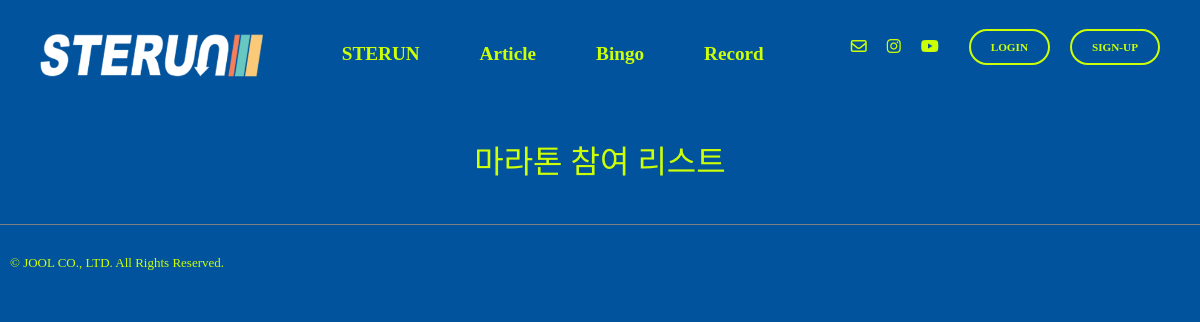
/marathon/, run on an earlier commit of the app's database.
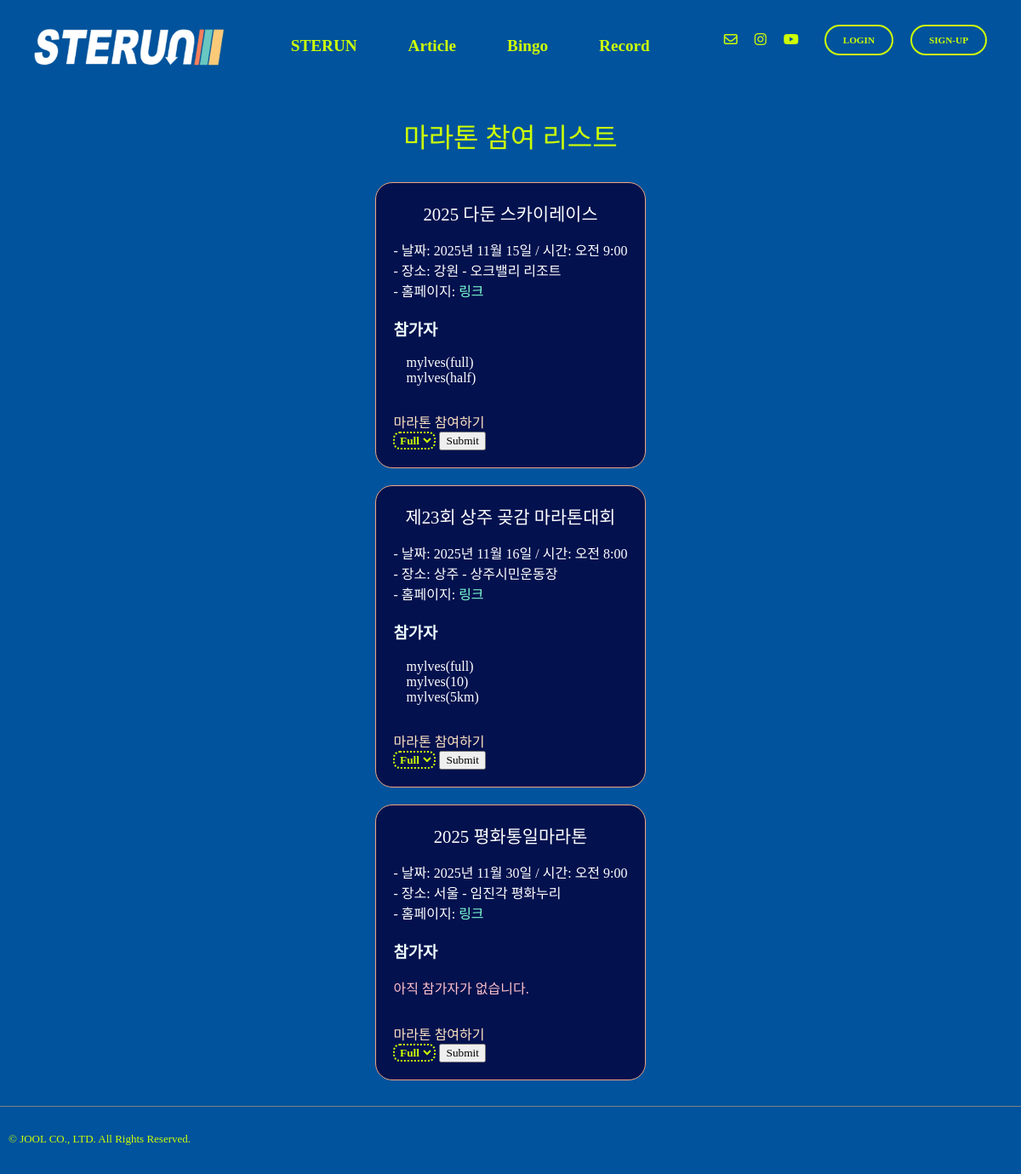
And on a later commit of the database.
### marathon/models.py (models this page shows, shortened)
class MarathonEvent(models.Model):
    marathon_id = models.AutoField(primary_key=True)
    title = models.CharField(max_length=100, blank=False, null=False)
    date = models.DateField()
    time = models.TimeField()
    location_city = models.CharField(max_length=50)
    location_cource = models.CharField(max_length=50)
    url = models.URLField()

class MarathonReg(models.Model):
    regis_id = models.AutoField(primary_key=True)
    marathon = models.ForeignKey(MarathonEvent, on_delete=models.CASCADE)
    distance = models.CharField(max_length=10, blank=False, null=False)
    user = models.ForeignKey(settings.AUTH_USER_MODEL, on_delete=models.CASCADE)

### marathon/views.py (the view)
# urls.py: path("", views.marathon_list, name="marathon_list"),
def marathon_list(request):
    events = MarathonEvent.objects.prefetch_related(
        'marathonreg_set__user'   # 역참조 + user까지 미리 가져오기
    )
    context = {
        'events': events,
    }
    return render(request, 'marathon.html', context)

### templates/marathon.html (shortened to what this page needs)
{% extends "base.html" %}
{% load static %}
{% block content %}
  <div class="article-top-space"></div>
  <div class="marathon-page">
    <div class="marathon-list">
      <div>
        <p class="page-title">마라톤 참여 리스트</p>
      </div>
      {% for event in events %}
        <div class="card-1">
          <div class="marathon-title">{{ event.title }}</div>
          <p class="marathon-desc">
            - 날짜:
            {{ event.date }}
            / 시간:
            {{ event.time }}<br>
            - 장소:
            {{ event.location_city }}
            -
            {{ event.location_cource }}<br>
            - 홈페이지:
            <a href="{{ event.url }}" target="_blank" style="color:aquamarine;">
              링크</a>
          </p>
          <h3 style="color:azure;">참가자</h3>
          {% for reg in event.marathonreg_set.all %}
            <div class="marathon-parti flex-row">
              <div class="flex-row-item indent-5">{{ reg.user.username }}</div>
              <div class="flex-row-item">({{ reg.distance }})</div>
            </div>
            {% empty %}
            <p class="err-msg">아직 참가자가 없습니다.</p>
          {% endfor %}
          <div class="parti-sec">
            <div style="color: bisque;">마라톤 참여하기</div>
            <form method="post" action="{% url 'marathon:parti_me' event.marathon_id %}">
              <select name="distance" class="month-filter">
                <option value="full">Full</option>
              </select>
              <input type="submit" value="Submit">
            </form>
          </div>
        </div>
      {% endfor %}
    </div>
  </div>
{% endblock content %}

What changed in the data, as far as the page shows it:
added MarathonEvent: title "2025 다둔 스카이레이스", date "2025년 11월 15일", time "오전 9:00", location_city "강원", location_cource "오크밸리 리조트"
added MarathonReg: user.username "mylves", distance "full", shown under "2025 다둔 스카이레이스"
added MarathonReg: user.username "mylves", distance "half", shown under "2025 다둔 스카이레이스"
added MarathonEvent: title "제23회 상주 곶감 마라톤대회", date "2025년 11월 16일", time "오전 8:00", location_city "상주", location_cource "상주시민운동장"
added MarathonReg: user.username "mylves", distance "full", shown under "제23회 상주 곶감 마라톤대회"
added MarathonReg: user.username "mylves", distance "10", shown under "제23회 상주 곶감 마라톤대회"
added MarathonReg: user.username "mylves", distance "5km", shown under "제23회 상주 곶감 마라톤대회"
added MarathonEvent: title "2025 평화통일마라톤", date "2025년 11월 30일", time "오전 9:00", location_city "서울", location_cource "임진각 평화누리"
